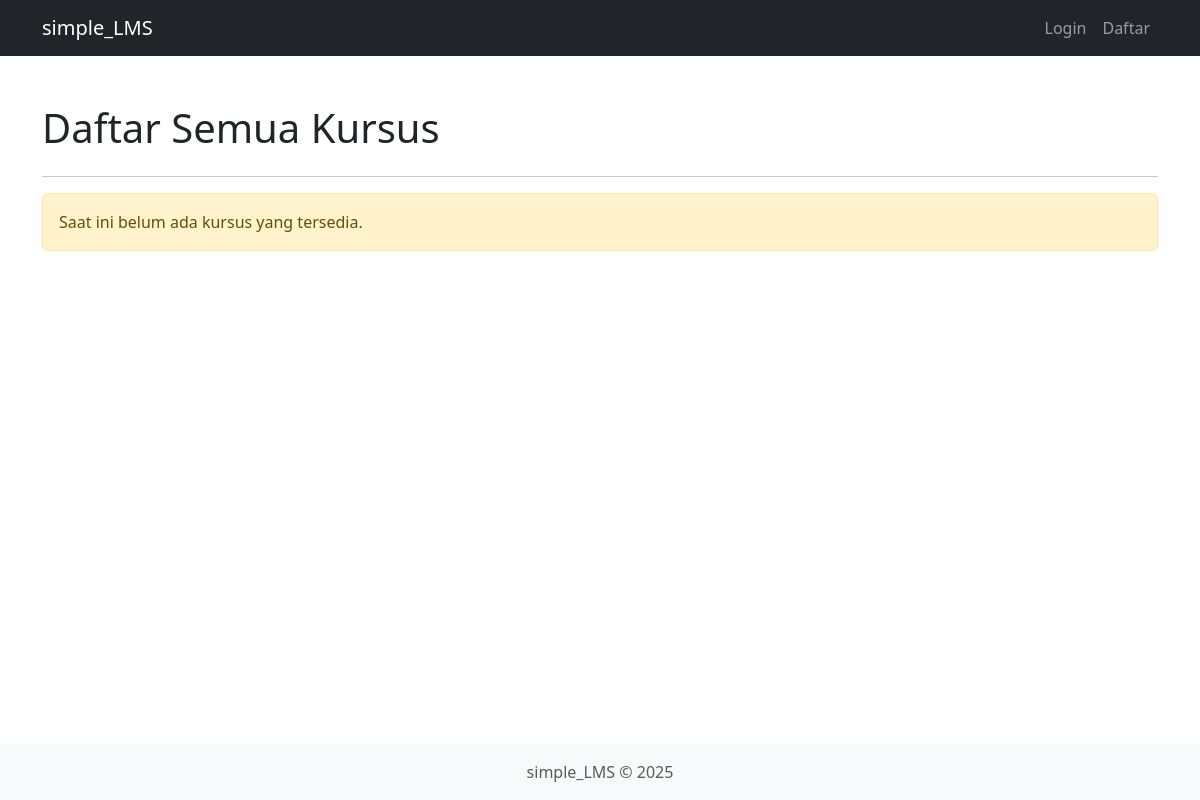
Before: /courses/ with the older database file.
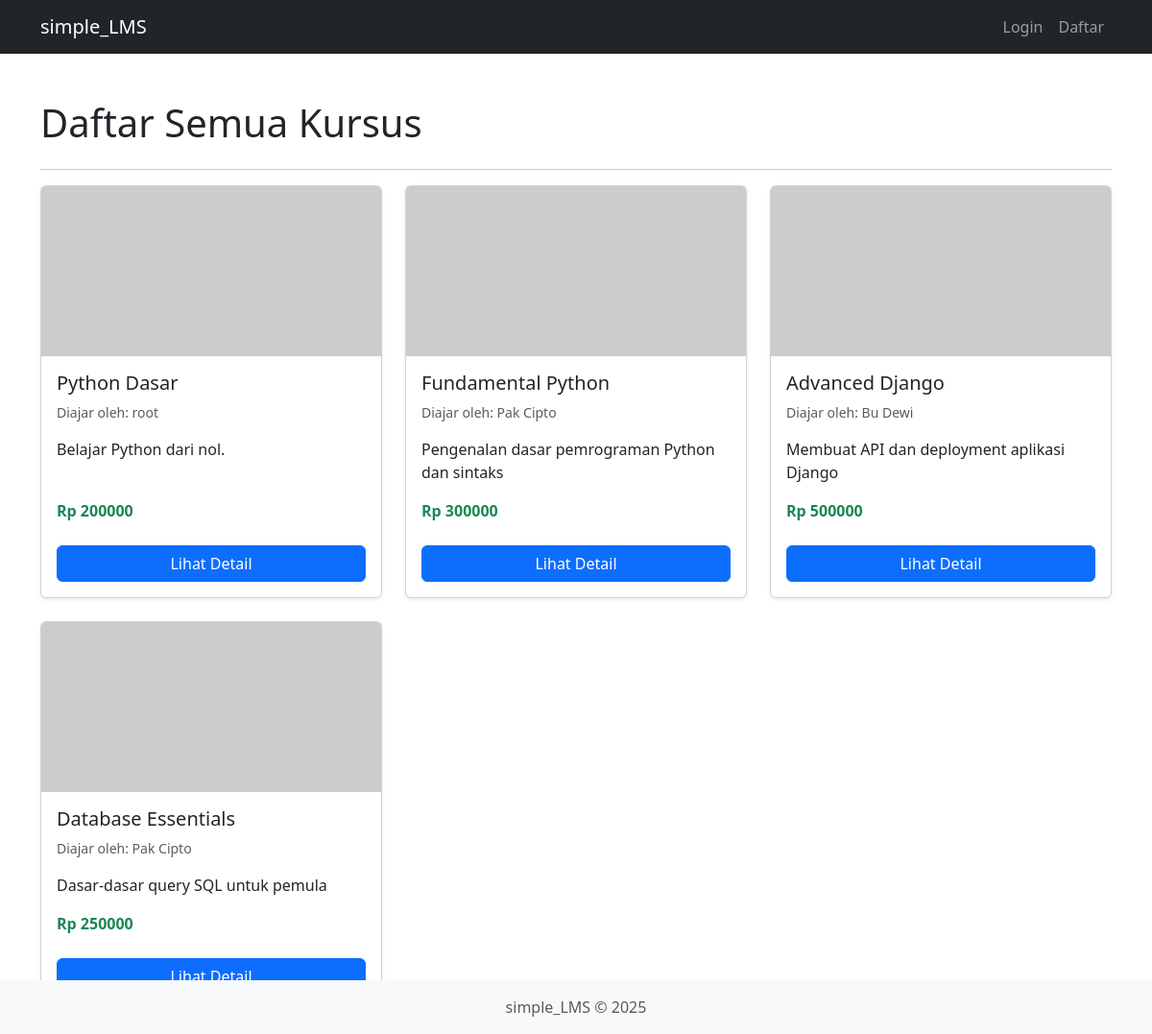
After: the same page with the newer database file.
### courses/models.py (models this page shows, shortened)
class Course(models.Model):
    name = models.CharField(max_length=200)
    description = models.TextField()
    price = models.IntegerField()
    image = models.CharField(max_length=200, blank=True, null=True)
    teacher = models.ForeignKey(
        settings.AUTH_USER_MODEL,
        on_delete=models.SET_NULL, # Jaga data course jika guru dihapus
        related_name='taught_courses',
        null=True
    )

### users/models.py (models this page shows, shortened)
class User(AbstractUser):
    fullname = models.CharField(max_length=100, blank=True, null=True)
    first_name = None
    last_name = None

### courses/views.py (the view)
# urls.py: path('', views.course_list, name='course_list'),
def course_list(request):
    all_courses = Course.objects.all()
    context = {
        'title': 'Daftar Semua Kursus',
        'courses': all_courses
    }
    return render(request, 'courses/course_list.html', context)

### courses/templates/courses/course_list.html (shortened to what this page needs)
{% extends 'base.html' %}
{% block content %}
<div class="container mt-5">
    <h1 class="mb-4">{{ title }}</h1>
    <hr>
    <div class="row">
        {% if courses %}
            {% for course in courses %}
            <div class="col-md-4 mb-4">
                <div class="card shadow-sm h-100">
                    <img src="https://via.placeholder.com/400x200?text=Kursus" class="card-img-top" alt="Gambar Kursus">
                    <div class="card-body d-flex flex-column">
                        <h5 class="card-title">{{ course.name }}</h5>
                        <p class="card-text text-muted small">Diajar oleh: {{ course.teacher.fullname|default:course.teacher.username }}</p>
                        <p class="card-text">{{ course.description|truncatechars:100 }}</p>
                        <p class="mt-auto">
                            <span class="fw-bold text-success">Rp {{ course.price|floatformat:0 }}</span>
                        </p>
                        <a href="#" class="btn btn-primary mt-2">Lihat Detail</a>
                    </div>
                </div>
            </div>
            {% endfor %}
        {% else %}
            <div class="col-12">
                <p class="alert alert-warning">Saat ini belum ada kursus yang tersedia.</p>
            </div>
        {% endif %}
    </div>
</div>
{% endblock content %}

### templates/base.html (shortened to what this page needs)
<!DOCTYPE html>
<html lang="en">
<head>
    <link href="https://cdn.jsdelivr.net/npm/bootstrap@5.3.3/dist/css/bootstrap.min.css"
          rel="stylesheet"
>
</head>
<body>
    <nav class="navbar navbar-expand-lg navbar-dark bg-dark">
        <div class="container">
            <a class="navbar-brand" href="{% url 'dashboard' %}">simple_LMS</a>
            <div class="collapse navbar-collapse" id="navbarNav">
                <ul class="navbar-nav ms-auto">
                    {% if user.is_authenticated %}
                        <li class="nav-item">
                            <a class="nav-link" href="{% url 'dashboard' %}">Dashboard</a>
                        </li>
                        <li class="nav-item">
                            <a class="nav-link" href="{% url 'logout' %}">Logout ({{ user.username }})</a>
                        </li>
                    {% else %}
                        <li class="nav-item">
                            <a class="nav-link" href="{% url 'login' %}">Login</a>
                        </li>
                        <li class="nav-item">
                            <a class="nav-link" href="{% url 'register' %}">Daftar</a>
                        </li>
                    {% endif %}
                </ul>
            </div>
        </div>
    </nav>
    <main>
        {% block content %}{% endblock content %}
    </main>
    <footer class="footer mt-auto py-3 bg-light fixed-bottom">
      <div class="container text-center">
        <span class="text-muted">simple_LMS &copy; 2025</span>
      </div>
    </footer>
</body>
</html>

Changed rows visible on the page:
added Course: name "Python Dasar", teacher.fullname "root", description "Belajar Python dari nol.", price "200000"
added Course: name "Fundamental Python", teacher.fullname "Pak Cipto", description "Pengenalan dasar pemrograman Python dan sintaks", price "300000"
added Course: name "Advanced Django", teacher.fullname "Bu Dewi", description "Membuat API dan deployment aplikasi Django", price "500000"
added Course: name "Database Essentials", teacher.fullname "Pak Cipto", description "Dasar-dasar query SQL untuk pemula", price "250000"
Other visible differences:
text no longer shown: "Saat ini belum ada kursus yang tersedia."
